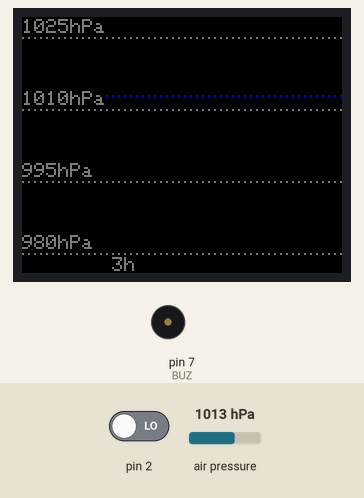
Simulated run of this sketch. Board: Arduino Uno, built with avr-gcc and run on an emulated ATmega328P. On the bench: 160×128 colour display, buzzer (waves = sounding, pin HIGH). The test bench sets the inputs (shaded band); at power-on: pin 2 LOW, air pressure 1013 hPa. Storage starts empty.

Above: at 0.2 s.
At 1.6 s:
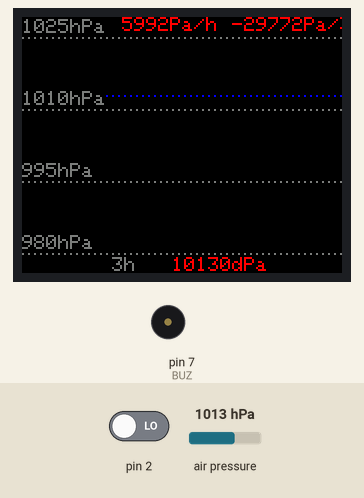
1.7 s: pin 2 driven HIGH
Timing chart, 0 to 4.7 s (numbered marks = the images above; inputs shaded):
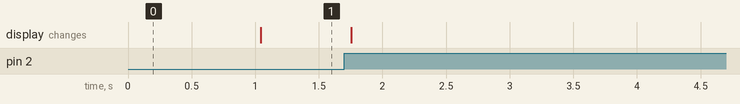

The sketch:

Arduino_barographe.ino
```cpp
#include <Wire.h>
#include <SPI.h>
#include <SD.h>
#include <TFT.h>// Arduino LCD library

#include <Adafruit_BMP085.h>

#define SIZEOFRECORD 8

 // pin definition for the Uno
#define tft_cs 10
#define sd_cs 4
#define dc   9
#define rst  8
#define BUZ 7

#define FREQBUZ 2500

#define PREF_PRESSURE_MIN 98000
#define PREF_PRESSURE_MAX 102500
#define NORM_PRESSURE 101325

//Nbre de pixel de l'écran
#define W_SCR 160
#define H_SCR 128

//Hauteur des caractère en pixel
#define HEIGHT_CHAR 7

//Ecran
TFT TFTscreen = TFT(tft_cs, dc, rst);

//Capteur de pression et de temperature
Adafruit_BMP085 bmp;

unsigned long lastMeasurementTime = 0;
unsigned long lastRefreshDisplay = 0;
byte heightsToDisplay[W_SCR];

//Tendance de la pression sur 1 et 3 heures
int32_t pressure = 0;
int32_t min_pressure = PREF_PRESSURE_MIN;
int32_t max_pressure = PREF_PRESSURE_MAX;
byte norm_pressure_i = 0;

//Liste des échelles en nombre de seconde par pixel horizontal
prog_uint8_t scales[] PROGMEM = {3, 6, 12, 24, 48, 72, 96, 120}; //Correspond à la visualisation de 3H, 6H, 12H, 24H, 48H, 72H}
volatile byte iscale = 0;

volatile unsigned long lastAlarm = 0;
volatile bool isAlarmOn = false;
volatile bool isAlarmAck = false;

volatile unsigned long lastButtonAction = 0;
volatile boolean isScaleChanged = false;

void setup () {
  // make sure that the default chip select pin is set to
  // output, even if you don't use it:
  pinMode(10, OUTPUT);

  //Serial.begin(9600);

  if(!SD.begin(sd_cs)){
    //Serial.println("Erreur 1");
    return;
  }

  bmp.begin();
  // initialize the display
  TFTscreen.begin();
  pinMode(BUZ, OUTPUT);

  pressure = bmp.readPressure();

  // clear the screen with a pretty color
  TFTscreen.background(0,0,0);
  updateDataToDisplay();
  displayDisplayedPeriod();

  //Bouton géré par interruption
  attachInterrupt(0, buttonActionPerformed, RISING);
}

void loop () {

  unsigned long gap = millis() - lastMeasurementTime;
  //Mise à jour de la pression chaque seconde
  if(gap >= 1000){
    lastMeasurementTime += gap;

    updatePressure();
    computePressureTrend();
    appendPressureInHistoric();
  }

  //Mise à jour du graphe chaque minute
  gap = millis() - lastRefreshDisplay;
  if(gap > 60000){
    lastRefreshDisplay += gap;
    updateDataToDisplay();
  }

  //Si un changement d'échelle a eu lieu, on fait le rafraichissement de l'écran
  //Dans le thread principal (si on peut parler de thread ...)
  if(isScaleChanged){
    isScaleChanged = false;
    updateDataToDisplay();
    displayDisplayedPeriod();
  }
}

void computePressureTrend(){
  File historicFile = SD.open("historic.txt", FILE_WRITE);
  if(!historicFile){
    //Serial.println("1");
    return;
  }

  long fileSize = historicFile.size();
  long pos = fileSize - (long)10800* (long)SIZEOFRECORD;

  historicFile.seek(pos);

  char pressureArray[7];
  for(int j = 0; j < 6; j++){
    pressureArray[j] = historicFile.read();
    if(pressureArray[j] == ' '){
      pressureArray[j] = 0;
    }
  }
  pressureArray[6] = 0;
  long pressure3HValue = atol(pressureArray);

  pos = fileSize - (long)1800 * (long)SIZEOFRECORD;
  historicFile.seek(pos);

  pressureArray[7];
  for(int j = 0; j < 6; j++){
    pressureArray[j] = historicFile.read();
    if(pressureArray[j] == ' '){
      pressureArray[j] = 0;
    }
  }
  pressureArray[6] = 0;
  long pressure30MinValue = atol(pressureArray);
  historicFile.close();

  int oneHourTrend = (int)((pressure - pressure30MinValue)*(long)2);
  int threeHourTrend = (int)(pressure - pressure3HValue);

  String oneHTrendStr = String(oneHourTrend);
  oneHTrendStr += String("Pa/h");
  displayText(oneHTrendStr, 54, 50, 0, 255, 0, 0);

  String threeHTrendStr = String(threeHourTrend);
  threeHTrendStr += String("Pa/3h");
  displayText(threeHTrendStr, 54, 105, 0, 255, 0, 0);

  unsigned long gaplastAlarm = millis() - lastAlarm;
  if(oneHourTrend < (int)-140 && !isAlarmOn){
    tone(BUZ, FREQBUZ);
    isAlarmOn = true;
  }
  else if(oneHourTrend >= (int)-140 && !isAlarmAck && isAlarmOn){
    noTone(BUZ);
    isAlarmOn = false;
  }
  else if(isAlarmAck && oneHourTrend >= (int)-140 && isAlarmOn && gaplastAlarm > (unsigned long)10800000){
    isAlarmAck = false;
    isAlarmOn = false;
  }
}

void buttonActionPerformed(){
  //Avant d'executer l'action du bouton, on filtre les rebonds
  if(millis() - lastButtonAction > 300){
    lastButtonAction = millis();
    if(isAlarmOn && !isAlarmAck){
      noTone(BUZ);
      isAlarmAck = true;
      lastAlarm = millis();
    }
    else{
      iscale++;
      if(iscale == 8){
        iscale = 0;
      }

      isScaleChanged = true;
    }
  }
}

void displayDisplayedPeriod(){
  byte period = (byte)pgm_read_word_near(scales + iscale);
  String periodTxt = String(period);
  periodTxt += "h";
  displayText(periodTxt, 24, 45, 120, 127, 127, 127);
}

void updatePressure(){
  //Mise à jour de la pression
  long pressureTemp = bmp.readPressure();
  long var;
  if(pressureTemp > pressure){
    var = pressureTemp - pressure;
  }
  else{
    var = pressure - pressureTemp;
  }

  //Cela permet de limiter du bruit observé lors du fonctionnement
  if(var < (long)20){
    pressure = pressureTemp;
  }

  displayPressure(pressure, 1, 75, 120, 255, 0, 0);
}

void displayText(String msg, int pxlg, int i, int j, byte r, byte g, byte b){
  TFTscreen.stroke(0,0,0);
  for(int k = i; k < i + pxlg; k++){
    TFTscreen.line(k, j, k, j + HEIGHT_CHAR);
  }

  TFTscreen.stroke(r,g,b);

  char txtmsg[11];
  msg.toCharArray(txtmsg, 11);

  TFTscreen.text(txtmsg, i, j);
}

void displayPressure(int32_t pressureval, byte res, byte i, byte j, byte r, byte g, byte b){
  TFTscreen.stroke(0,0,0);
  byte lgth;
  if(res == 0 || res == 1){
    lgth = 48;
  }
  else if(res == 2){
    lgth = 42;
  }
  else{
    lgth = 48;
    res = 0;
  }

  for(int k = i; k < i + lgth; k++){
    TFTscreen.line(k, j, k, j + HEIGHT_CHAR);
  }

  int32_t resAbs = 1;
  for(int i = 0; i < res; i++){
    resAbs = resAbs * 10;
  }

  pressureval = (int32_t)(pressureval + resAbs/2)/resAbs;
  String myString = String(pressureval);


  String unit = String("Pa");;
  if(res == 1){
    unit = String("dPa");
  }
  else if(res == 2){
    unit = String("hPa");
  }

  //myString += String(unit);
  myString += unit;
  char pressureStr[10];
  myString.toCharArray(pressureStr, 10);
  TFTscreen.stroke(r,g,b);
  TFTscreen.text(pressureStr, i, j);
}

void appendPressureInHistoric(){
  char pressureArray[7];
  String pressureStr = String(pressure);
  pressureStr.toCharArray(pressureArray, 7);
  if(pressure < 100000){
    pressureArray[5]=' ';
  }
  pressureArray[6]=0;

  File historicFile = SD.open("historic.txt", FILE_WRITE);
  if(!historicFile){
    return;
  }

  historicFile.println(pressureArray);
  historicFile.close();
}

void displayEmptyGraph(){
  {
    byte norm_pressure_i_temp = (byte)(((long)NORM_PRESSURE - (long)min_pressure) * (long)(H_SCR - 10 - 10) /((long)max_pressure - (long)min_pressure));
    norm_pressure_i_temp = H_SCR - 10 - 10 - norm_pressure_i_temp;
    if(norm_pressure_i_temp != norm_pressure_i){
      drawHDotLine(10 + norm_pressure_i, 0, 0, 0);
      norm_pressure_i = norm_pressure_i_temp;
    }
    drawHDotLine(10 + norm_pressure_i, 0, 0, 255);
  }

  for(int i = 0; i < 4; i++){
    drawHDotLine(10 + i * 36, 127, 127, 127);
    displayPressure(max_pressure - i * (max_pressure - min_pressure)/(long)3, 2, 0, 1 + i * 36, 127, 127, 127);
  }
}

void updateDataToDisplay(){

  displayEmptyGraph();
  //Nombre de seconde entre 2 mesures à afficher
  byte scale = (byte)pgm_read_word_near(scales + iscale);

  File historicFile = SD.open("historic.txt", FILE_WRITE);
  if(!historicFile){
    return;
  }

  uint32_t fileSize = historicFile.size();
  long pos = (long)fileSize - (long)scale * (long)3600 * (long)SIZEOFRECORD;
  long increment = ((long)scale * (long)3600 + (long)W_SCR/(long)2) / (long)W_SCR;
  increment = increment * (long)SIZEOFRECORD;

  char pressureArray[7];
  int i = 0;
  int32_t temp_min_pressure = PREF_PRESSURE_MIN;
  int32_t temp_max_pressure = PREF_PRESSURE_MAX;

  while(i < W_SCR && pos < (long)fileSize){
    //Si il y a de l'historique
    if(pos >= 0){
      historicFile.seek(pos);

      for(int j = 0; j < 6; j++){
        pressureArray[j] = historicFile.read();
        if(pressureArray[j] == ' '){
          pressureArray[j] = 0;
        }
      }
      pressureArray[6] = 0;

      long pressureValue = atol(pressureArray);
      if(temp_min_pressure > pressureValue){
        temp_min_pressure = pressureValue;
      }
      if(temp_max_pressure < pressureValue){
        temp_max_pressure = pressureValue;
      }

      TFTscreen.stroke(0,0,0);
      TFTscreen.point(i, H_SCR-heightsToDisplay[i]);

      heightsToDisplay[i] = map(pressureValue, min_pressure, max_pressure, 10, H_SCR - 10);

      TFTscreen.stroke(0,255,0);
      TFTscreen.point(i, H_SCR-heightsToDisplay[i]);

      i++;
    }
    //Autrement
    else{
      if(heightsToDisplay[i] != 0){
        TFTscreen.stroke(0,0,0);
        TFTscreen.point(i, H_SCR - heightsToDisplay[i]);
      }

      heightsToDisplay[i++] = 0;
    }
    pos += increment;
  }
  historicFile.close();

  //Les nouvelles valeurs maximum seront prises en compte lors du prochain rafraichissement.
  max_pressure = temp_max_pressure;
  min_pressure = temp_min_pressure;
}

void drawHDotLine(byte j, byte r, byte g, byte b){
  TFTscreen.stroke(r, g, b);
  for(int i = 0; i < W_SCR; i++){
    if(i%3 == 0){
      TFTscreen.point(i, j);
    }
  }
}
```
